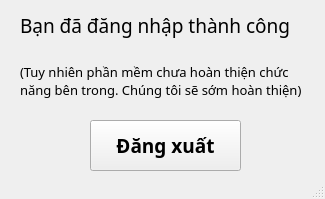
<?xml version="1.0" encoding="UTF-8"?>
<ui version="4.0">
 <class>MainWindow</class>
 <widget class="QMainWindow" name="MainWindow">
  <property name="geometry">
   <rect>
    <x>0</x>
    <y>0</y>
    <width>325</width>
    <height>199</height>
   </rect>
  </property>
  <property name="windowTitle">
   <string>MainWindow</string>
  </property>
  <widget class="QWidget" name="centralwidget">
   <widget class="QLabel" name="label_2">
    <property name="geometry">
     <rect>
      <x>20</x>
      <y>10</y>
      <width>291</width>
      <height>31</height>
     </rect>
    </property>
    <property name="font">
     <font>
      <family>Lexend</family>
      <pointsize>14</pointsize>
     </font>
    </property>
    <property name="text">
     <string>Bạn đã đăng nhập thành công</string>
    </property>
   </widget>
   <widget class="QLabel" name="label_3">
    <property name="geometry">
     <rect>
      <x>20</x>
      <y>30</y>
      <width>291</width>
      <height>101</height>
     </rect>
    </property>
    <property name="font">
     <font>
      <family>Lexend</family>
      <pointsize>10</pointsize>
     </font>
    </property>
    <property name="text">
     <string>(Tuy nhiên phần mềm chưa hoàn thiện chức năng bên trong. Chúng tôi sẽ sớm hoàn thiện)</string>
    </property>
    <property name="wordWrap">
     <bool>true</bool>
    </property>
   </widget>
   <widget class="QPushButton" name="pushButtonDangXuat">
    <property name="geometry">
     <rect>
      <x>90</x>
      <y>120</y>
      <width>151</width>
      <height>51</height>
     </rect>
    </property>
    <property name="font">
     <font>
      <family>Lexend Black</family>
      <pointsize>14</pointsize>
      <weight>75</weight>
      <bold>true</bold>
     </font>
    </property>
    <property name="text">
     <string>Đăng xuất</string>
    </property>
   </widget>
  </widget>
  <widget class="QStatusBar" name="statusbar"/>
 </widget>
 <resources/>
 <connections/>
</ui>
